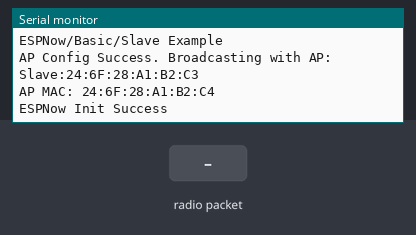
Bench run of a sketch on a simulated ESP8266 (NodeMCU). Shown: the last lines printed to the serial monitor. The inputs (shaded band) are chosen by the test bench.

Above: at 1.2 s.
1.3 s: radio packet "1" arrives
At 2.5 s:
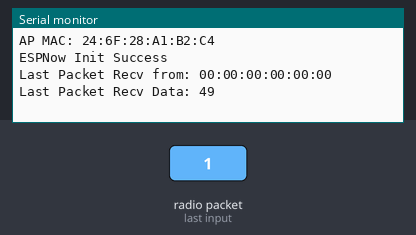
2.8 s: radio packet "0" arrives
At 3.8 s:
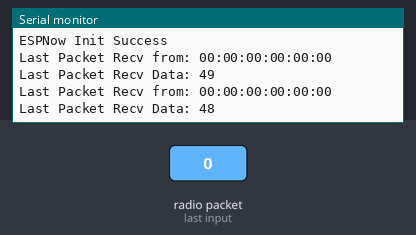
4.3 s: radio packet "2" arrives
At 5.0 s:
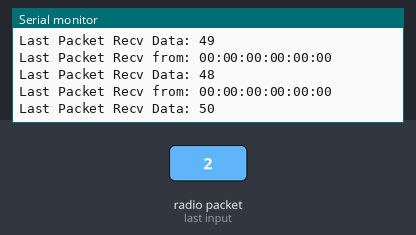

Measured:
- after the input at 1.3 s, the serial monitor: prints a new line at once (image 1)
- after the input at 2.8 s, the serial monitor: prints a new line at once (image 2)
- after the input at 4.3 s, the serial monitor: prints a new line at once (image 3)

The sketch:

Esp_Now_ExampleSketch_ESP8266.ino
```cpp
#include <espnow.h>
#include <ESP8266WiFi.h>

#define CHANNEL 1

// Init ESP Now with fallback
void InitESPNow() {
  WiFi.disconnect();
  if (esp_now_init() == ERR_OK) {
    Serial.println("ESPNow Init Success");
  }
  else {
    Serial.println("ESPNow Init Failed");
    // Retry InitESPNow, add a counte and then restart?
    // InitESPNow();
    // or Simply Restart
    ESP.restart();
  }
}

// config AP SSID
void configDeviceAP() {
  String Prefix = "Slave:";
  String Mac = WiFi.macAddress();
  String SSID = Prefix + Mac;
  String Password = "123456789";
  bool result = WiFi.softAP(SSID.c_str(), Password.c_str(), CHANNEL, 0);
  if (!result) {
    Serial.println("AP Config failed.");
  } else {
    Serial.println("AP Config Success. Broadcasting with AP: " + String(SSID));
  }
}

void setup() {
  Serial.begin(115200);
  Serial.println("ESPNow/Basic/Slave Example");
  //Set device in AP mode to begin with
  WiFi.mode(WIFI_AP);
  // configure device AP mode
  configDeviceAP();
  // This is the mac address of the Slave in AP Mode
  Serial.print("AP MAC: "); Serial.println(WiFi.softAPmacAddress());
  // Init ESPNow with a fallback logic
  InitESPNow();
  // Once ESPNow is successfully Init, we will register for recv CB to
  // get recv packer info.
  esp_now_register_recv_cb(OnDataRecv);
}

// callback when data is recv from Master
void OnDataRecv(uint8_t *mac_addr, uint8_t *data, uint8_t data_len) {
  char macStr[18];
  snprintf(macStr, sizeof(macStr), "%02x:%02x:%02x:%02x:%02x:%02x",
           mac_addr[0], mac_addr[1], mac_addr[2], mac_addr[3], mac_addr[4], mac_addr[5]);
  Serial.print("Last Packet Recv from: "); Serial.println(macStr);
  Serial.print("Last Packet Recv Data: "); Serial.println(*data);
  Serial.println("");
}

void loop() {
  // Chill
}
```
